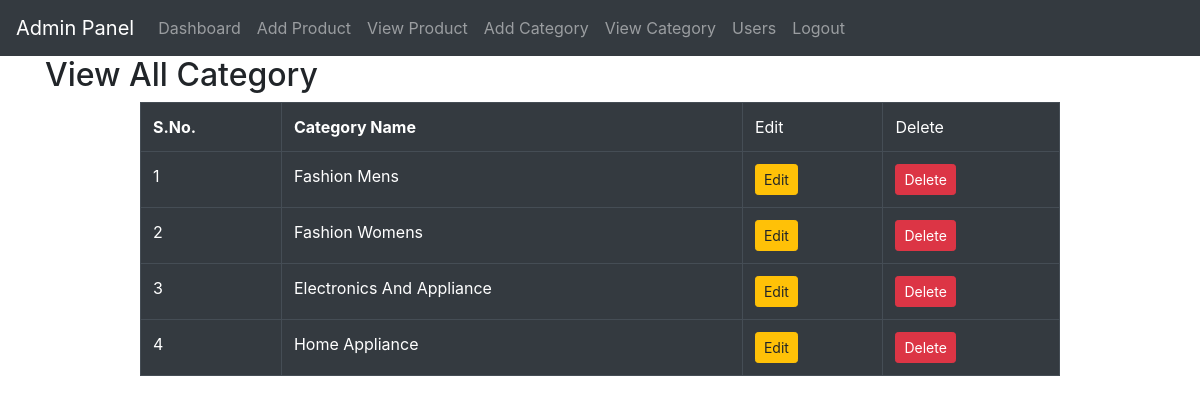
The app's page /admin/view_category.php (signed in) with its own data.
### tables this page shows
CREATE TABLE `category` (
  `id` int(11) NOT NULL,
  `category_name` varchar(100) NOT NULL
);

### admin/view_category.php (the view, shortened to what this page needs)
<?php
include("../db.php");
include("admin_header.php");
$query = "SELECT * FROM category";
$result = mysqli_query($con, $query);
?>
	<div class="container" style="min-height: 600px;">
		<h2>View All Category</h2>
		<div class="row">
			<div class="col-md-10 offset-md-1">
				<table class="table table-bordered table-dark">
					<tr>
						<th>S.No.</th>
						<th>Category Name</th>
						<td>Edit</td>
						<td>Delete</td>
					</tr>
					<?php
					$n=1;
					while($data = mysqli_fetch_assoc($result))
					{ ?>
						<tr>
							<td><?php echo $n;?></td>
							<td><?php echo $data['category_name'];?></td>
							<td><a href="edit_cate.php?id=<?php echo $data['id']; ?>" class="btn btn-warning btn-sm">Edit</a></td>
							<td><a href="delete_cate.php?cid=<?php echo $data['id']; ?>" class="btn btn-danger btn-sm">Delete</a></td>
						</tr>
					<?php
					$n++;
					}
					?>
				</table>
			</div>
		</div>
	</div>
</body>
</html>

### records on screen
category: category_name "Fashion Mens"
category: category_name "Fashion Womens"
category: category_name "Electronics And Appliance"
category: category_name "Home Appliance"
